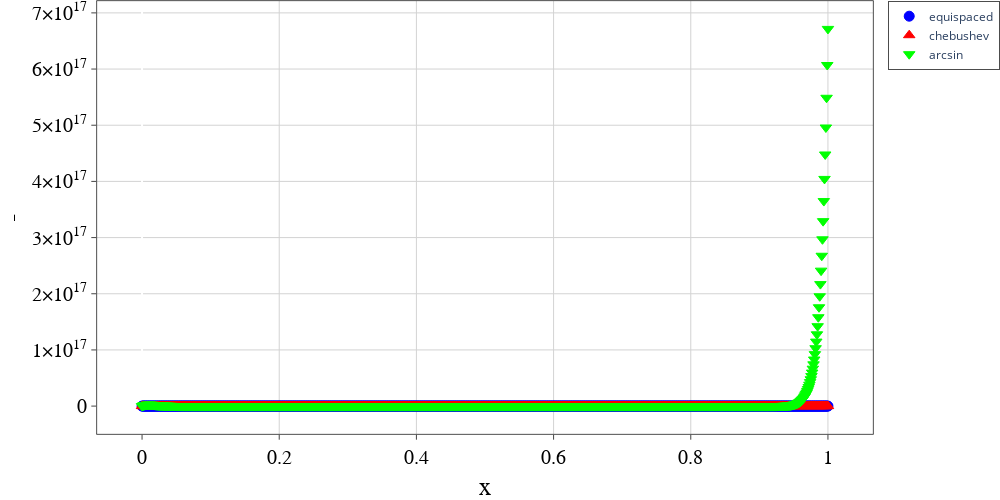

Here is the notebook cell this chart was saved with:
### Code cell
list_x, list_y = [], []
M = 1000
x = np.linspace(0, 1, M)
list_x.append(x)
list_x.append(x)
list_x.append(x)

# Check lagrange polynomials... for different meshes
# ....
lagrange = LagrangePoly(xi_eq, fi_eq)
list_y.append(lagrange.interpolate(x))

lagrange = LagrangePoly(xi_cheb, fi_cheb)
list_y.append(lagrange.interpolate(x))

lagrange = LagrangePoly(xi_arc, fi_arc)
list_y.append(lagrange.interpolate(x))

fn = "fun_lagr.pdf"
plot_graph(list_x, list_y, names=['equispaced', 'chebushev', 'arcsin'], xtitle='x', ytitle='-', \
            image_name=fn, mode=['markers','markers','markers'],\
#             xrange=[0,4], yrange=[0,0.45],\
#             dash=['solid', 'solid', 'solid', 'dash', 'dash', 'dash', 'dash', 'dash'],\
            colors=['blue', 'red', 'hsv(120,100,100)', 'green', 'indigo', 'aqua', 'goldenrod', 'black', 'pink'],\
            marker_size=10,\
            marker_style = ['circle', 'triangle-up', 'triangle-down','square', 'diamond', 'cross',  'x-thin', 'cross-thin', 'circle', 'triangle-up', 'triangle-down' ],\
            width=1000, height=500, path="./")

### Figure 1 — Plotly figure (JSON) as saved in the notebook; plotly's stock layout.template omitted (floating-point values rounded to 4 significant figures; data arrays with more than 128 entries replaced by an {"elided": "..."} marker saying what was removed)
{"data": [{"line": {"color": "blue", "dash": "solid", "width": 2}, "marker": {"line": {"color": "blue", "width": 1}, "size": 10, "symbol": "circle"}, "mode": "markers", "name": "equispaced", "textfont": {"color": "LightSeaGreen", "family": "Times New Roman", "size": 18}, "type": "scatter", "x": {"elided": "1000 float values"}, "y": {"elided": "1000 float values"}}, {"line": {"color": "red", "dash": "dot", "width": 2}, "marker": {"line": {"color": "red", "width": 1}, "size": 10, "symbol": "triangle-up"}, "mode": "markers", "name": "chebushev", "textfont": {"color": "LightSeaGreen", "family": "Times New Roman", "size": 18}, "type": "scatter", "x": {"elided": "1000 float values"}, "y": {"elided": "1000 float values"}}, {"line": {"color": "hsv(120,100,100)", "dash": "dash", "width": 2}, "marker": {"line": {"color": "hsv(120,100,100)", "width": 1}, "size": 10, "symbol": "triangle-down"}, "mode": "markers", "name": "arcsin", "textfont": {"color": "LightSeaGreen", "family": "Times New Roman", "size": 18}, "type": "scatter", "x": {"elided": "1000 float values"}, "y": {"elided": "1000 float values"}}], "layout": {"autosize": false, "height": 500, "legend": {"bgcolor": "White", "bordercolor": "Black", "borderwidth": 0.7}, "margin": {"b": 0, "l": 0, "pad": 0.1, "r": 0, "t": 0}, "paper_bgcolor": "rgba(255, 255, 255, 1)", "plot_bgcolor": "rgba(255, 255, 255, 1)", "showlegend": true, "width": 1000, "xaxis": {"gridcolor": "lightgrey", "gridwidth": 1, "linecolor": "black", "linewidth": 0.7, "mirror": true, "range": [[0, 0, 0], [1, 1, 1]], "showline": true, "tickfont": {"color": "black", "family": "Times New Roman", "size": 20}, "ticks": "outside", "title": {"font": {"color": "black", "family": "Times New Roman", "size": 25}, "text": "x"}}, "yaxis": {"gridcolor": "lightgrey", "gridwidth": 1, "linecolor": "black", "linewidth": 0.7, "mirror": true, "range": [[-3874000.0, -1.083e-05, -213100000000.0], [1767000000.0, 0.5393, 671485448420707800]], "showline": true, "tickfont": {"color": "black", "family": "Times New Roman", "size": 20}, "ticks": "outside", "title": {"font": {"color": "black", "family": "Times New Roman", "size": 25}, "text": "-"}}}}
